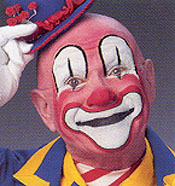
#> input picture data/clown.jpg, 175 x 186 px
$ python read_clown_image.py
#> lines starting #> are read from the running program, lines starting #| are printed output that depends on the picture
from PIL import Image
import numpy as np
import matplotlib.pyplot as plt

plt.style.use("seaborn")

img = Image.open("./data/clown.jpg")
#> img is the input picture: PIL image 175x186 RGB; mean R, G, B 145.1, 105.4, 116.3
arr = np.array(img)
z = arr[:, :, :3]

r = z[:, :, 0]
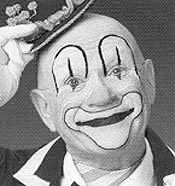
#> r: shape (186, 175); min 0, max 255, mean 145.1
g = z[:, :, 1]
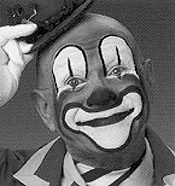
#> g: shape (186, 175); min 0, max 255, mean 105.4
b = z[:, :, 2]
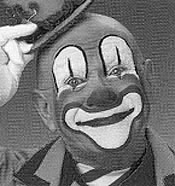
#> b: shape (186, 175); min 0, max 255, mean 116.3

plt.scatter(r, g, s=2)
plt.show()
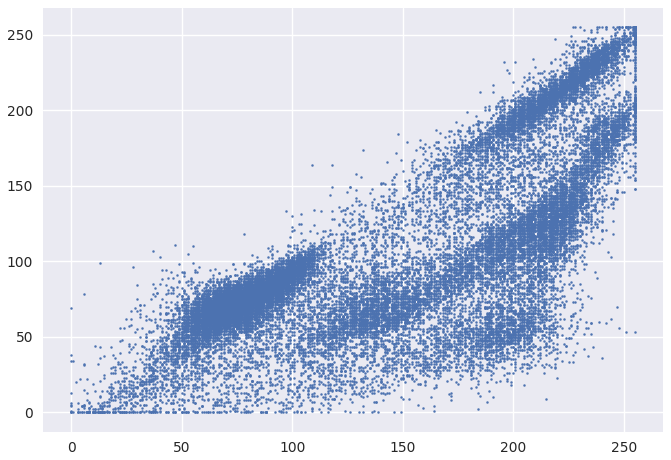
#> figure drawn by matplotlib, 1 panel

plt.scatter(r, b, s=2)
plt.show()
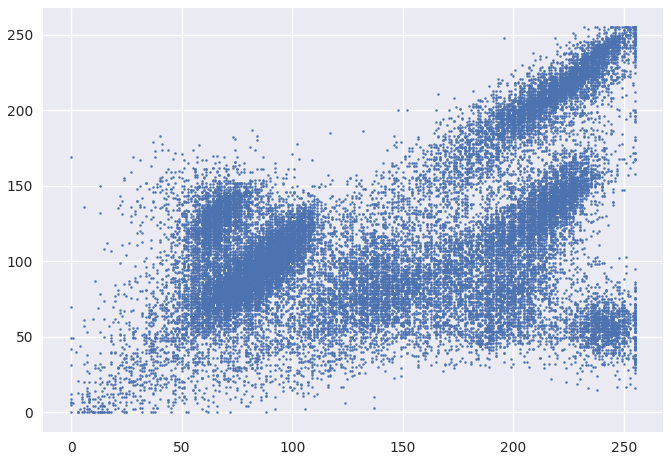
#> figure drawn by matplotlib, 1 panel

plt.scatter(g, b, s=2)
plt.show()
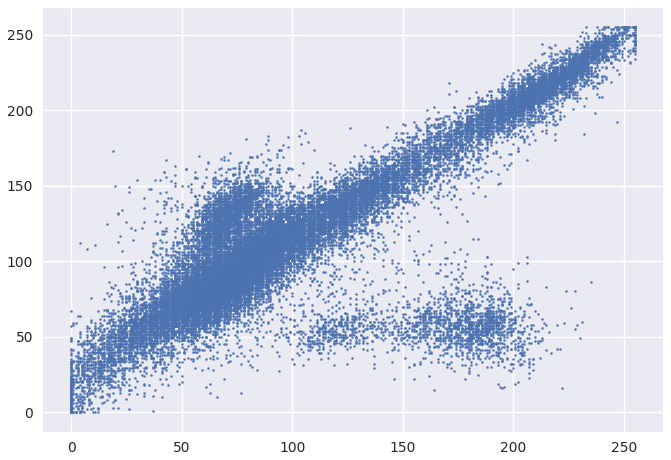
#> figure drawn by matplotlib, 1 panel
